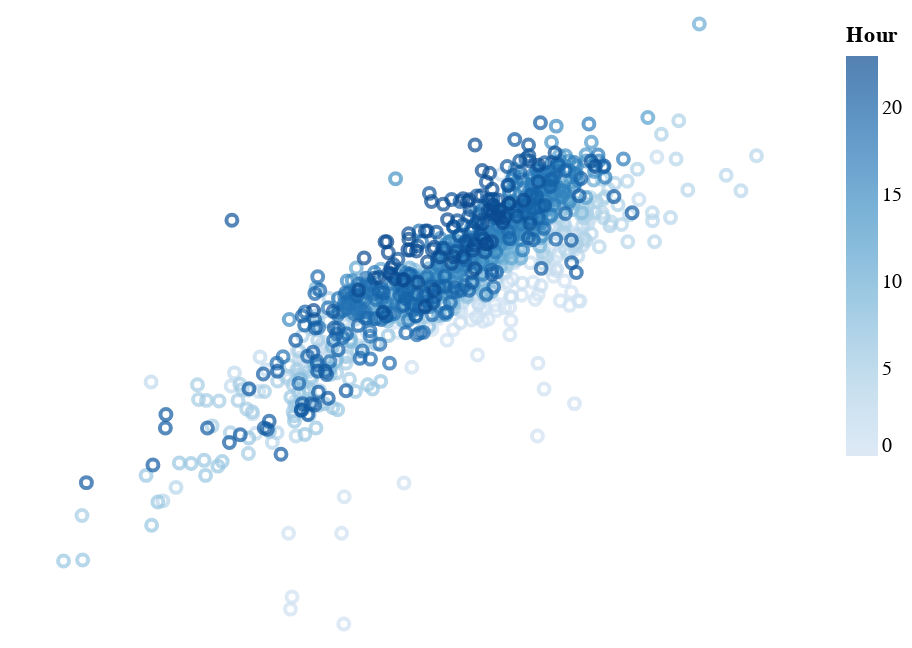

Write notebook code for a chart like this one.
### Code cell
alt.Chart(aug16).mark_point().encode(
    longitude = 'Longitude',
    latitude = 'Latitude',
    color='Hour'
)

### Figure 1 — Vega-Lite specification as saved in the notebook (floating-point values rounded to 4 significant figures; data arrays with more than 128 entries replaced by an {"elided": "..."} marker saying what was removed)
{"$schema": "https://vega.github.io/schema/vega-lite/v2.6.0.json", "config": {"view": {"height": 300, "width": 400}}, "data": {"name": "data-02f7b74842ce73e8b11c651f6f44044a"}, "datasets": {"data-02f7b74842ce73e8b11c651f6f44044a": {"elided": "1321 records"}}, "encoding": {"color": {"field": "Hour", "type": "quantitative"}, "latitude": {"field": "Latitude", "type": "quantitative"}, "longitude": {"field": "Longitude", "type": "quantitative"}}, "mark": "point"}
